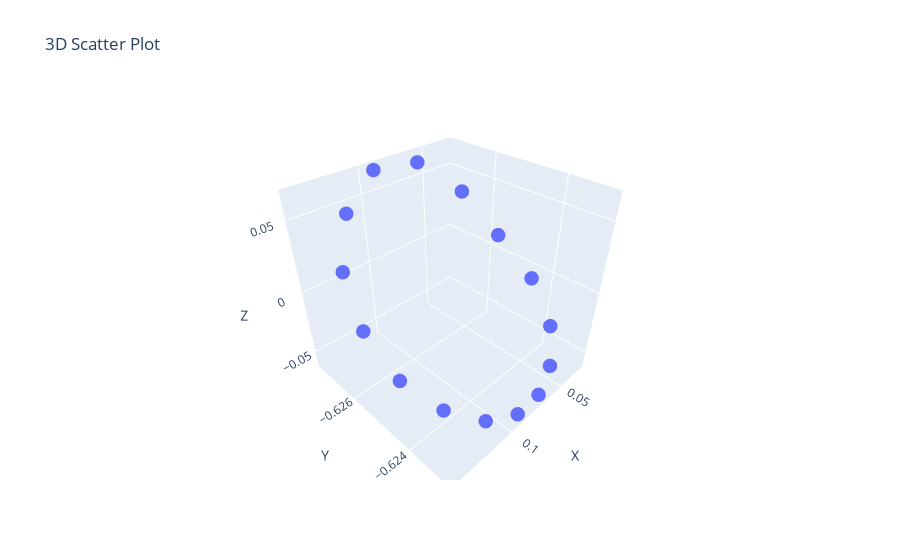

Write notebook code for a chart like this one.
### Code cell
fig = go.Figure(data=[go.Scatter3d(x=xyz[:, 0], y=xyz[:, 1], z=xyz[:, 2], mode="markers", marker=dict(size=5))])
fig.update_layout(scene=dict(xaxis_title="X", yaxis_title="Y", zaxis_title="Z"), title="3D Scatter Plot")
fig.show()

### Figure 1 — Plotly figure (JSON) as saved in the notebook; plotly's stock layout.template omitted (floating-point values rounded to 4 significant figures)
{"data": [{"marker": {"size": 5}, "mode": "markers", "type": "scatter3d", "x": [0.03488, 0.05136, 0.1106, 0.08998, 0.1402, 0.1214, 0.0619, 0.09221, 0.0428, 0.02838, 0.03475, 0.1296, 0.1428, 0.1467, 0.07007], "y": [-0.6236, -0.6231, -0.6232, -0.6229, -0.6262, -0.627, -0.6272, -0.6274, -0.6265, -0.6245, -0.6255, -0.6237, -0.6245, -0.6254, -0.6229], "z": [-0.03459, -0.05042, -0.05402, -0.05975, 0.02755, 0.04976, 0.06269, 0.06466, 0.04285, -0.0097, 0.01653, -0.04044, -0.02117, 0.002782, -0.05827]}], "layout": {"scene": {"xaxis": {"title": {"text": "X"}}, "yaxis": {"title": {"text": "Y"}}, "zaxis": {"title": {"text": "Z"}}}, "title": {"text": "3D Scatter Plot"}}}
